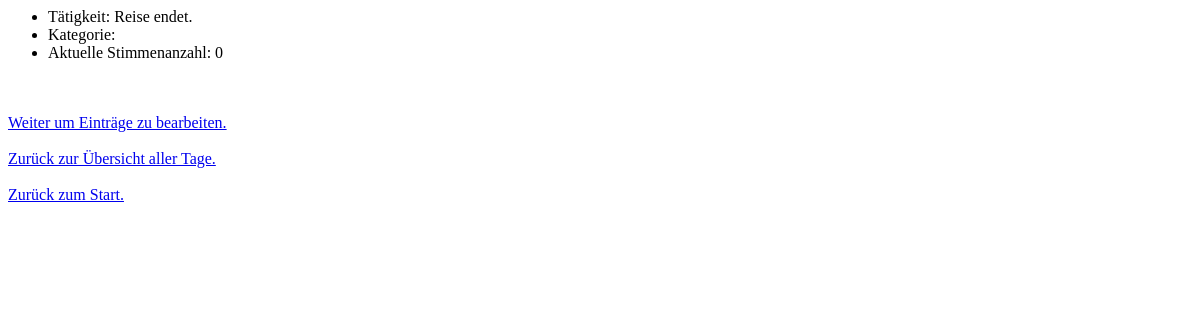
The page /zeitplan/8/ on the database as committed earlier.
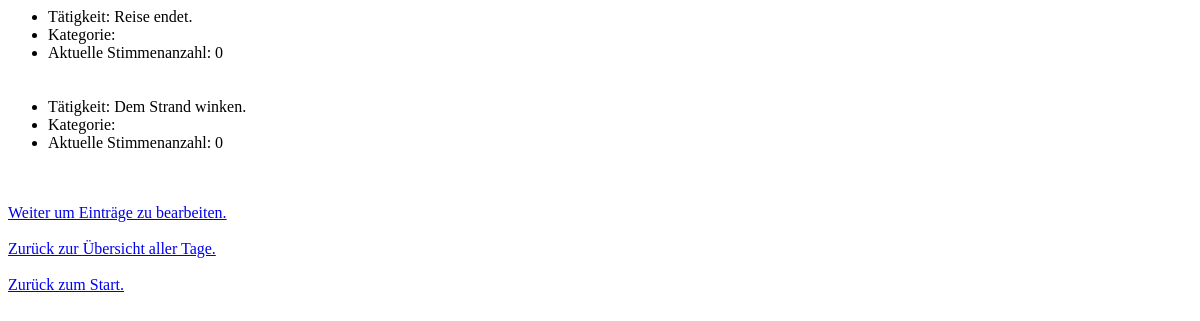
The same page on the database as committed later.
### zeitplan/models.py (models this page shows, shortened)
class Time_entry(models.Model):
    day = models.ForeignKey(Day, on_delete=models.CASCADE)
    entry_category = models.ForeignKey(Entry_category, models.SET_NULL, blank=True, null=True)
    entry_text = models.CharField(max_length=100)
    entry_passed = models.BooleanField(null=True, default=None)
    votes = models.IntegerField(default=0)

### zeitplan/views.py (the view)
# urls.py: path("<int:day_id>/", views.day_overview, name="day_overview"),
def day_overview(request, day_id):
    time_entry_list = Time_entry.objects.filter(
        day=day_id
    )
    context = {
        "time_entry_list": time_entry_list,
        "day_id": day_id
    }
    return render(request, "zeitplan/day_overview.html", context)

### zeitplan/templates/zeitplan/day_overview.html (shortened to what this page needs)
{% if time_entry_list %}
    <ul>
    {% for entry in time_entry_list %}
        <li>{{ "Tätigkeit: " }} {{ entry.entry_text }}</li>
        <li>{{ "Kategorie: "}} {{ entry.entry_category__category_text }}</li>
        <li>{{ "Aktuelle Stimmenanzahl: "}} {{ entry.votes }}</li>
        <br></br>
    {% endfor %}
    </ul>
{% else %}
    <p>Aktuell keine Einträge vorhanden</p>
{% endif %}
<a href="{% url 'zeitplan:day_edit' day_id %}">{{ "Weiter um Einträge zu bearbeiten." }}</a>
<a href="{% url 'zeitplan:overview' %}">{{ "Zurück zur Übersicht aller Tage." }}</a>
<a href="{% url 'zeitplan:index' %}">{{ "Zurück zum Start." }}</a>

Rows that differ between the two databases and show on the page:
added Time_entry: value "Tätigkeit:", entry_text "Dem Strand winken.", value "Kategorie:", value "Aktuelle Stimmenanzahl:", votes "0"
